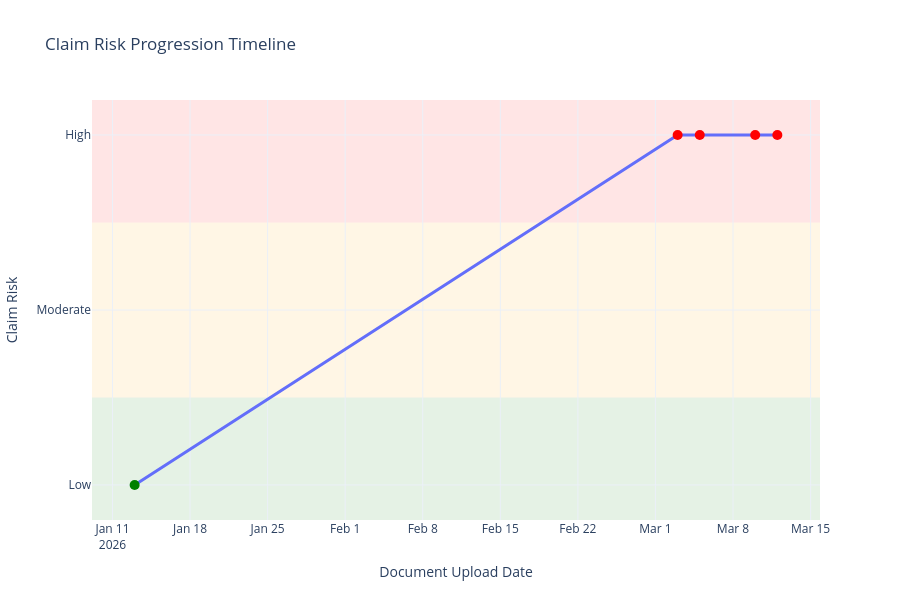

The code cell stored with this chart in its notebook:
### Code cell
import random
from datetime import datetime, timedelta
import plotly.graph_objects as go

# -----------------------------
# INPUT DATA
# -----------------------------
data = results  # replace this

# -----------------------------
# CONFIG
# -----------------------------
risk_map = {"L": 1, "M": 2, "H": 3}

# Define buckets
date_buckets = {
    "L": (datetime(2026, 1, 1), datetime(2026, 1, 31)),
    "M": (datetime(2026, 2, 1), datetime(2026, 2, 28)),
    "H": (datetime(2026, 3, 1), datetime(2026, 3, 31)),
}

def random_date(start, end):
    delta = end - start
    return start + timedelta(days=random.randint(0, delta.days))

# Assign dates
for doc in data:
    risk = doc["risk_info"]["document_risk_score"]
    start, end = date_buckets.get(risk, (datetime(2026,1,1), datetime(2026,3,31)))
    doc["upload_date"] = random_date(start, end)

# Sort by upload date
docs = sorted(data, key=lambda x: x["upload_date"])

# -----------------------------
# STEP 2: BUILD TIMELINE
# -----------------------------
dates = []
risks = []
colors = []
hover_texts = []

current_max_risk = 0

for doc in docs:
    date = doc["upload_date"]
    doc_risk = risk_map.get(doc["risk_info"]["document_risk_score"], 0)

    # Extract annotations
    ann = doc.get("annotations", {}).get("claim-characteristics", {}).get("annotations", [])

    category_map = {}
    keywords = []

    for a in ann:
        category = a.get("Characteristic", "Other")
        keyword = a.get("Question", "Unknown")

        keywords.append(keyword)

        if category not in category_map:
            category_map[category] = []
        category_map[category].append(keyword)

    # Check risk increase
    if doc_risk > current_max_risk:
        current_max_risk = doc_risk
        trigger_flag = True
    else:
        trigger_flag = False

    # Build hover text (rich UI)
    hover = f"<b>{doc['name']}</b><br>"
    hover += f"Date: {date.strftime('%Y-%m-%d')}<br>"
    hover += f"Claim Risk: {risk_label[current_max_risk]}<br>"

    if trigger_flag:
        hover += "<br><b>Risk Increased Due To:</b><br>"
    else:
        hover += "<br><b>Observed Keywords:</b><br>"

    for cat, kws in category_map.items():
        hover += f"<b>{cat}</b>: {', '.join(set(kws))}<br>"

    dates.append(date)
    risks.append(current_max_risk)
    colors.append(risk_color[current_max_risk])
    hover_texts.append(hover)

# -----------------------------
# STEP 3: CREATE INTERACTIVE PLOT
# -----------------------------
fig = go.Figure()

# Line + markers
fig.add_trace(go.Scatter(
    x=dates,
    y=risks,
    mode='lines+markers',
    marker=dict(size=10, color=colors),
    line=dict(width=3),
    text=hover_texts,
    hoverinfo='text'
))

# -----------------------------
# STEP 4: BACKGROUND RISK ZONES
# -----------------------------
fig.add_shape(type="rect", xref="paper", yref="y",
              x0=0, x1=1, y0=0.5, y1=1.5,
              fillcolor="green", opacity=0.1, layer="below", line_width=0)

fig.add_shape(type="rect", xref="paper", yref="y",
              x0=0, x1=1, y0=1.5, y1=2.5,
              fillcolor="orange", opacity=0.1, layer="below", line_width=0)

fig.add_shape(type="rect", xref="paper", yref="y",
              x0=0, x1=1, y0=2.5, y1=3.5,
              fillcolor="red", opacity=0.1, layer="below", line_width=0)

# -----------------------------
# STEP 5: FINAL FORMATTING
# -----------------------------
fig.update_layout(
    title="Claim Risk Progression Timeline",
    xaxis_title="Document Upload Date",
    yaxis_title="Claim Risk",
    yaxis=dict(
        tickvals=[1, 2, 3],
        ticktext=["Low", "Moderate", "High"],
        range=[0.8, 3.2]
    ),
    hoverlabel=dict(bgcolor="white", font_size=12),
    template="plotly_white",
    height=600
)

fig.show()

### Figure 1 — Plotly figure (JSON) as saved in the notebook; plotly's stock layout.template omitted (floating-point values rounded to 4 significant figures)
{"data": [{"hoverinfo": "text", "line": {"width": 3}, "marker": {"color": ["green", "red", "red", "red", "red"], "size": 10}, "mode": "lines+markers", "text": ["<b>Document Scan Oct 11 2024.pdf</b><br>Date: 2026-01-13<br>Claim Risk: Low<br><br><b>Risk Increased Due To:</b><br>", "<b>Brooks and Crooks.pdf</b><br>Date: 2026-03-03<br>Claim Risk: High<br><br><b>Risk Increased Due To:</b><br><b>Damage</b>: Brain Injury, Loss of Society, Airlifted, Surgery<br><b>Liability</b>: Distracted driving<br><b>Other</b>: Bad faith, Settlement, Offer to Settle, Settlement Offer, punitive, Affidavit, Counter offer<br>", "<b>ACORD 2 Automobile Loss Notice.pdf</b><br>Date: 2026-03-05<br>Claim Risk: High<br><br><b>Observed Keywords:</b><br><b>Damage</b>: Airlifted<br><b>Other</b>: Settlement<br>", "<b>Complaint Supreme Court NY.pdf</b><br>Date: 2026-03-10<br>Claim Risk: High<br><br><b>Observed Keywords:</b><br><b>Damage</b>: Brain Injury, Loss of Society, Airlifted<br>", "<b>HCC Policy Procida.pdf</b><br>Date: 2026-03-12<br>Claim Risk: High<br><br><b>Observed Keywords:</b><br><b>Damage</b>: Impaired<br><b>Liability</b>: Intellectual Property, Defamation, Scaffolding<br><b>Other</b>: Settlement<br>"], "type": "scatter", "x": ["2026-01-13T00:00:00", "2026-03-03T00:00:00", "2026-03-05T00:00:00", "2026-03-10T00:00:00", "2026-03-12T00:00:00"], "y": [1, 3, 3, 3, 3]}], "layout": {"height": 600, "hoverlabel": {"bgcolor": "white", "font": {"size": 12}}, "shapes": [{"fillcolor": "green", "layer": "below", "line": {"width": 0}, "opacity": 0.1, "type": "rect", "x0": 0, "x1": 1, "xref": "paper", "y0": 0.5, "y1": 1.5, "yref": "y"}, {"fillcolor": "orange", "layer": "below", "line": {"width": 0}, "opacity": 0.1, "type": "rect", "x0": 0, "x1": 1, "xref": "paper", "y0": 1.5, "y1": 2.5, "yref": "y"}, {"fillcolor": "red", "layer": "below", "line": {"width": 0}, "opacity": 0.1, "type": "rect", "x0": 0, "x1": 1, "xref": "paper", "y0": 2.5, "y1": 3.5, "yref": "y"}], "title": {"text": "Claim Risk Progression Timeline"}, "xaxis": {"title": {"text": "Document Upload Date"}}, "yaxis": {"range": [0.8, 3.2], "ticktext": ["Low", "Moderate", "High"], "tickvals": [1, 2, 3], "title": {"text": "Claim Risk"}}}}
